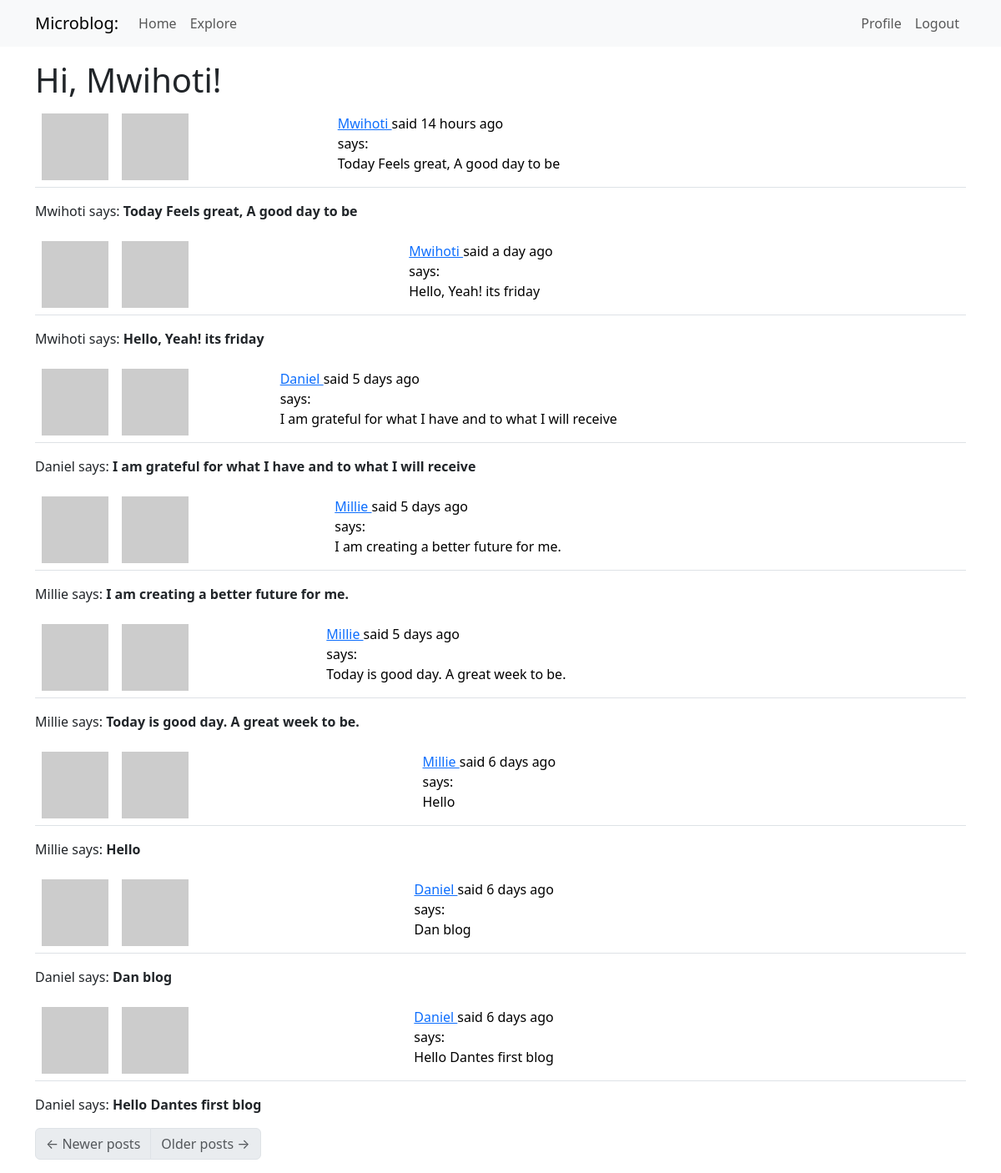
Screenshot of /explore (signed in) with the database file from the repository.
### app/models.py (models this page shows, shortened)
class User(UserMixin, db.Model):
    id: so.Mapped[int] = so.mapped_column(primary_key=True)
    username: so.Mapped[str] = so.mapped_column(sa.String(64), index=True,
                                                unique=True)
    email: so.Mapped[str] = so.mapped_column(sa.String(120), index=True,
                                             unique=True)
    password_hash: so.Mapped[Optional[str]] = so.mapped_column(sa.String(256))
    about_me: so.Mapped[Optional[str]] = so.mapped_column(sa.String(140))
    last_seen: so.Mapped[Optional[datetime]] = so.mapped_column(
        default=lambda: datetime.now(timezone.utc))
    posts: so.WriteOnlyMapped['Post'] = so.relationship(back_populates='author')
    following: so.WriteOnlyMapped['User'] = so.relationship(
        secondary=followers, primaryjoin=(followers.c.follower_id == id),
        secondaryjoin=(followers.c.followed_id==id),
        back_populates='followers'
    )
    followers: so.WriteOnlyMapped['User'] = so.relationship(
        secondary=followers, primaryjoin=(followers.c.followed_id == id),
        secondaryjoin=(followers.c.follower_id == id),
        back_populates='following'
    )
    def avatar(self, size):
        digest = hashlib.md5(self.email.lower().encode('utf-8')).hexdigest()
        return f'https://www.gravatar.com/avatar/{digest}?d=identicon&s={size}'
    @login.user_loader
    def load_user(id):
        return db.session.get(User, int(id))

class Post(db.Model):
    id: so.Mapped[int] = so.mapped_column(primary_key=True)
    body: so.Mapped[str] = so.mapped_column(sa.String(140))
    timestamp: so.Mapped[datetime] = so.mapped_column(
        index=True, default=lambda: datetime.now(timezone.utc))
    user_id: so.Mapped[int] = so.mapped_column(sa.ForeignKey('user.id'),
                                               index=True
    )
    author: so.Mapped[User] = so.relationship('User', back_populates='posts')

### app/routes.py (the view)
@app.route('/explore')
@login_required
def explore():
    page = request.args.get('page', 1, type=int)
    query = sa.select(Post).order_by(Post.timestamp.desc())
    posts = db.paginate(query, page=page, per_page=app.config
                        ['POSTS_PER_PAGE'], error_out=False)
    next_url = url_for('explore', page=posts.next_num) \
        if posts.has_next else None
    prev_url = url_for('explore', page=posts.prev_num) \
        if posts.has_prev else None
    return render_template('index.html', title='Explore', posts=posts.items, next_url=next_url, prev_url=prev_url)

### app/routes.py (called while the page is built)
@app.before_request
def before_request():
    if current_user.is_authenticated:
        current_user.last_seen = datetime.now(timezone.utc)
        db.session.commit()

### app/templates/index.html (shortened to what this page needs)
{% extends "base.html" %}
{% import "bootstrap_wtf.html" as wtf %}
{% block content %}
    <h1>Hi, {{ current_user.username }}!</h1>
    {% for post in posts %}
        {% include '_post.html' %}
        <div style="display: flex;"><p>{{ post.author.username }} says: <b>{{ post.body }}</b></p></div>
    {% endfor %}
    <nav aria-label="Post navigation">
        <ul class="pagination">
            <li class="page-item{% if not prev_url %} disabled{% endif %}">
                <a class="page-link" href="{{ prev_url }}">
                    <span aria-hidden="true">&larr;</span> Newer posts
                </a>
            </li>
            <li class="page-item{% if not next_url %} disabled{% endif %}">
                <a class="page-link" href="{{ next_url }}">
                    Older posts <span aria-hidden="true">&rarr;</span>
                </a>
            </li>
        </ul>
    </nav>
{% endblock %}

### app/templates/_post.html
<table class="table table-hover">
    <tr >
        <td width="70px">
            <img src="{{post.author.avatar(36) }}"></td>
        <td>
            <a href="{{ url_for('user', username=post.author.username)}}">
                <img src="{{post.author.avatar(70)}}" />
            </a>
            <td>
                <a href="{{ url_for('user', username=post.author.username)}}">
                    {{ post.author.username}}
                </a>
                said {{ moment(post.timestamp).fromNow()}}
                <br>
                says: <br> {{post.body}} </td>
            </td>
    </tr>
</table>

### rows the page displays
User: username "Mwihoti"
Post: author.username "Mwihoti", timestamp "14 hours ago", body "Today Feels great, A good day to be"
Post: author.username "Mwihoti", timestamp "a day ago", body "Hello, Yeah! its friday"
Post: author.username "Daniel", timestamp "5 days ago", body "I am grateful for what I have and to what I will receive"
Post: author.username "Millie", timestamp "5 days ago", body "I am creating a better future for me."
Post: author.username "Millie", timestamp "5 days ago", body "Today is good day. A great week to be."
Post: author.username "Millie", timestamp "6 days ago", body "Hello"
Post: author.username "Daniel", timestamp "6 days ago", body "Dan blog"
Post: author.username "Daniel", timestamp "6 days ago", body "Hello Dantes first blog"
